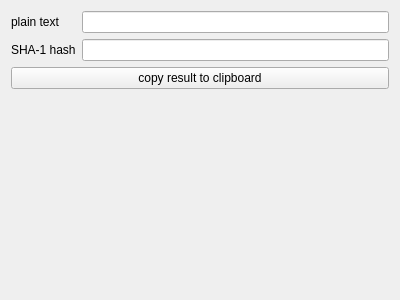
<?xml version="1.0" encoding="UTF-8"?>
<ui version="4.0">
 <class>CryptoHelper</class>
 <widget class="QWidget" name="CryptoHelper">
  <property name="geometry">
   <rect>
    <x>0</x>
    <y>0</y>
    <width>400</width>
    <height>300</height>
   </rect>
  </property>
  <property name="windowTitle">
   <string>Form</string>
  </property>
  <layout class="QGridLayout" name="gridLayout">
   <item row="0" column="0" colspan="2">
    <widget class="QLabel" name="label">
     <property name="text">
      <string>plain text</string>
     </property>
    </widget>
   </item>
   <item row="0" column="2">
    <widget class="QLineEdit" name="lineEditInput"/>
   </item>
   <item row="1" column="0" colspan="2">
    <widget class="QLabel" name="label_2">
     <property name="text">
      <string>SHA-1 hash</string>
     </property>
    </widget>
   </item>
   <item row="1" column="2">
    <widget class="QLineEdit" name="lineEditOutput">
     <property name="readOnly">
      <bool>true</bool>
     </property>
    </widget>
   </item>
   <item row="2" column="0" colspan="3">
    <widget class="QPushButton" name="pushButton">
     <property name="text">
      <string>copy result to clipboard</string>
     </property>
    </widget>
   </item>
   <item row="3" column="0">
    <spacer name="verticalSpacer">
     <property name="orientation">
      <enum>Qt::Vertical</enum>
     </property>
     <property name="sizeHint" stdset="0">
      <size>
       <width>20</width>
       <height>40</height>
      </size>
     </property>
    </spacer>
   </item>
  </layout>
 </widget>
 <resources/>
 <connections/>
</ui>
